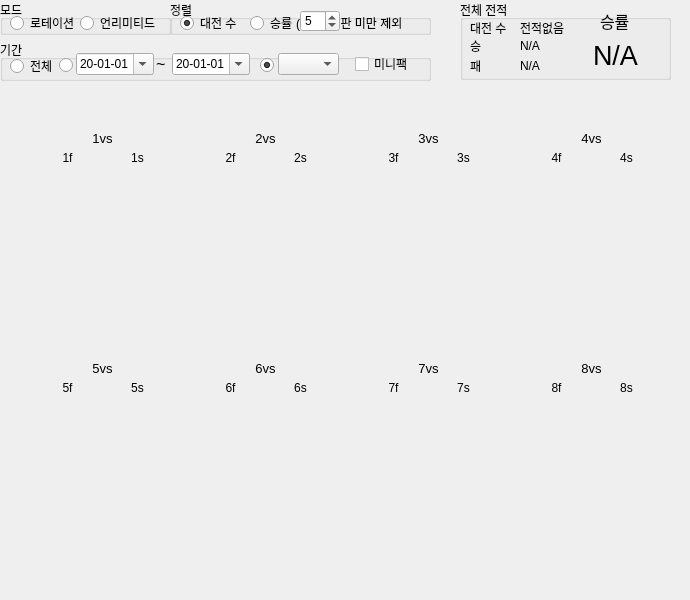
    <widget class="QWidget" name="tab_3">
     <attribute name="title">
      <string>덱별 승률</string>
     </attribute>
     <widget class="QGroupBox" name="groupBox_44">
      <property name="geometry">
       <rect>
        <x>0</x>
        <y>40</y>
        <width>431</width>
        <height>41</height>
       </rect>
      </property>
      <property name="title">
       <string>기간</string>
      </property>
      <widget class="QRadioButton" name="radioDeckPeriod">
       <property name="geometry">
        <rect>
         <x>59</x>
         <y>10</y>
         <width>181</width>
         <height>31</height>
        </rect>
       </property>
       <property name="text">
        <string/>
       </property>
      </widget>
      <widget class="QDateEdit" name="dateDeckStart">
       <property name="geometry">
        <rect>
         <x>76</x>
         <y>13</y>
         <width>78</width>
         <height>22</height>
        </rect>
       </property>
       <property name="dateTime">
        <datetime>
         <hour>0</hour>
         <minute>0</minute>
         <second>0</second>
         <year>2020</year>
         <month>1</month>
         <day>1</day>
        </datetime>
       </property>
       <property name="displayFormat">
        <string>yy-MM-dd</string>
       </property>
       <property name="calendarPopup">
        <bool>true</bool>
       </property>
       <property name="date">
        <date>
         <year>2020</year>
         <month>1</month>
         <day>1</day>
        </date>
       </property>
      </widget>
      <widget class="QLabel" name="label_129">
       <property name="geometry">
        <rect>
         <x>156</x>
         <y>16</y>
         <width>16</width>
         <height>16</height>
        </rect>
       </property>
       <property name="font">
        <font>
         <pointsize>12</pointsize>
        </font>
       </property>
       <property name="text">
        <string>~</string>
       </property>
      </widget>
      <widget class="QDateEdit" name="dateDeckEnd">
       <property name="geometry">
        <rect>
         <x>172</x>
         <y>13</y>
         <width>78</width>
         <height>22</height>
        </rect>
       </property>
       <property name="dateTime">
        <datetime>
         <hour>0</hour>
         <minute>0</minute>
         <second>0</second>
         <year>2020</year>
         <month>1</month>
         <day>1</day>
        </datetime>
       </property>
       <property name="displayFormat">
        <string>yy-MM-dd</string>
       </property>
       <property name="calendarPopup">
        <bool>true</bool>
       </property>
       <property name="date">
        <date>
         <year>2020</year>
         <month>1</month>
         <day>1</day>
        </date>
       </property>
      </widget>
      <widget class="QRadioButton" name="radioDeckAll">
       <property name="geometry">
        <rect>
         <x>10</x>
         <y>18</y>
         <width>51</width>
         <height>16</height>
        </rect>
       </property>
       <property name="text">
        <string>전체</string>
       </property>
       <property name="checked">
        <bool>false</bool>
       </property>
      </widget>
      <widget class="QRadioButton" name="radioDeckCP">
       <property name="geometry">
        <rect>
         <x>260</x>
         <y>15</y>
         <width>171</width>
         <height>21</height>
        </rect>
       </property>
       <property name="text">
        <string/>
       </property>
       <property name="checked">
        <bool>true</bool>
       </property>
      </widget>
      <widget class="QComboBox" name="combodcp">
       <property name="geometry">
        <rect>
         <x>278</x>
         <y>13</y>
         <width>61</width>
         <height>22</height>
        </rect>
       </property>
      </widget>
      <widget class="QCheckBox" name="checkdmini">
       <property name="geometry">
        <rect>
         <x>355</x>
         <y>16</y>
         <width>71</width>
         <height>16</height>
        </rect>
       </property>
       <property name="text">
        <string>미니팩</string>
       </property>
      </widget>
     </widget>
     <widget class="QGroupBox" name="groupBox_25">
      <property name="geometry">
       <rect>
        <x>0</x>
        <y>0</y>
        <width>171</width>
        <height>35</height>
       </rect>
      </property>
      <property name="title">
       <string>모드</string>
      </property>
      <widget class="QRadioButton" name="radioDeckRota">
       <property name="geometry">
        <rect>
         <x>10</x>
         <y>15</y>
         <width>71</width>
         <height>16</height>
        </rect>
       </property>
       <property name="text">
        <string>로테이션</string>
       </property>
      </widget>
      <widget class="QRadioButton" name="radioDeckUnli">
       <property name="geometry">
        <rect>
         <x>80</x>
         <y>15</y>
         <width>81</width>
         <height>16</height>
        </rect>
       </property>
       <property name="text">
        <string>언리미티드</string>
       </property>
      </widget>
     </widget>
     <widget class="QGroupBox" name="groupBox_26">
      <property name="geometry">
       <rect>
        <x>170</x>
        <y>0</y>
        <width>261</width>
        <height>35</height>
       </rect>
      </property>
      <property name="title">
       <string>정렬</string>
      </property>
      <widget class="QRadioButton" name="radioDeckRate">
       <property name="geometry">
        <rect>
         <x>80</x>
         <y>15</y>
         <width>51</width>
         <height>16</height>
        </rect>
       </property>
       <property name="text">
        <string>승률</string>
       </property>
      </widget>
      <widget class="QRadioButton" name="radioDeckVS">
       <property name="geometry">
        <rect>
         <x>10</x>
         <y>15</y>
         <width>61</width>
         <height>16</height>
        </rect>
       </property>
       <property name="text">
        <string>대전 수</string>
       </property>
       <property name="checked">
        <bool>true</bool>
       </property>
      </widget>
      <widget class="QLabel" name="label_82">
       <property name="geometry">
        <rect>
         <x>126</x>
         <y>15</y>
         <width>121</width>
         <height>16</height>
        </rect>
       </property>
       <property name="text">
        <string>(          ) 판 미만 제외</string>
       </property>
      </widget>
      <widget class="QSpinBox" name="spinBox">
       <property name="geometry">
        <rect>
         <x>130</x>
         <y>10</y>
         <width>40</width>
         <height>22</height>
        </rect>
       </property>
       <property name="minimum">
        <number>1</number>
       </property>
       <property name="maximum">
        <number>50</number>
       </property>
       <property name="value">
        <number>5</number>
       </property>
      </widget>
     </widget>
     <widget class="QGroupBox" name="groupDeckRecord">
      <property name="geometry">
       <rect>
        <x>460</x>
        <y>0</y>
        <width>211</width>
        <height>80</height>
       </rect>
      </property>
      <property name="title">
       <string>전체 전적</string>
      </property>
      <widget class="QLabel" name="label_18">
       <property name="geometry">
        <rect>
         <x>10</x>
         <y>20</y>
         <width>41</width>
         <height>16</height>
        </rect>
       </property>
       <property name="text">
        <string>대전 수</string>
       </property>
      </widget>
      <widget class="QLabel" name="label_19">
       <property name="geometry">
        <rect>
         <x>10</x>
         <y>40</y>
         <width>56</width>
         <height>12</height>
        </rect>
       </property>
       <property name="text">
        <string>승</string>
       </property>
      </widget>
      <widget class="QLabel" name="label_21">
       <property name="geometry">
        <rect>
         <x>10</x>
         <y>60</y>
         <width>56</width>
         <height>12</height>
        </rect>
       </property>
       <property name="text">
        <string>패</string>
       </property>
      </widget>
      <widget class="QLabel" name="label_24">
       <property name="geometry">
        <rect>
         <x>140</x>
         <y>10</y>
         <width>31</width>
         <height>21</height>
        </rect>
       </property>
       <property name="font">
        <font>
         <pointsize>12</pointsize>
        </font>
       </property>
       <property name="text">
        <string>승률</string>
       </property>
      </widget>
      <widget class="QLabel" name="DeckWinRate">
       <property name="geometry">
        <rect>
         <x>110</x>
         <y>40</y>
         <width>91</width>
         <height>31</height>
        </rect>
       </property>
       <property name="font">
        <font>
         <pointsize>20</pointsize>
        </font>
       </property>
       <property name="text">
        <string>N/A</string>
       </property>
       <property name="alignment">
        <set>Qt::AlignCenter</set>
       </property>
      </widget>
      <widget class="QLabel" name="DeckVS">
       <property name="geometry">
        <rect>
         <x>60</x>
         <y>20</y>
         <width>56</width>
         <height>16</height>
        </rect>
       </property>
       <property name="text">
        <string>전적없음</string>
       </property>
      </widget>
      <widget class="QLabel" name="DeckWin">
       <property name="geometry">
        <rect>
         <x>60</x>
         <y>40</y>
         <width>56</width>
         <height>12</height>
        </rect>
       </property>
       <property name="text">
        <string>N/A</string>
       </property>
      </widget>
      <widget class="QLabel" name="DeckLose">
       <property name="geometry">
        <rect>
         <x>60</x>
         <y>60</y>
         <width>56</width>
         <height>12</height>
        </rect>
       </property>
       <property name="text">
        <string>N/A</string>
       </property>
      </widget>
     </widget>
     <widget class="QLabel" name="Deck1VSCount">
      <property name="geometry">
       <rect>
        <x>32</x>
        <y>130</y>
        <width>141</width>
        <height>16</height>
       </rect>
      </property>
      <property name="font">
       <font>
        <pointsize>10</pointsize>
       </font>
      </property>
      <property name="text">
       <string>1vs</string>
      </property>
      <property name="alignment">
       <set>Qt::AlignCenter</set>
      </property>
     </widget>
     <widget class="QLabel" name="Deck1First">
      <property name="geometry">
       <rect>
        <x>35</x>
        <y>150</y>
        <width>65</width>
        <height>16</height>
       </rect>
      </property>
      <property name="font">
       <font>
        <pointsize>9</pointsize>
       </font>
      </property>
      <property name="text">
       <string>1f</string>
      </property>
      <property name="alignment">
       <set>Qt::AlignCenter</set>
      </property>
     </widget>
     <widget class="QWidget" name="verticalLayoutWidget_14">
      <property name="geometry">
       <rect>
        <x>10</x>
        <y>90</y>
        <width>671</width>
        <height>501</height>
       </rect>
      </property>
      <layout class="QVBoxLayout" name="DeckLayout1">
       <property name="spacing">
        <number>1</number>
       </property>
      </layout>
     </widget>
     <widget class="QLabel" name="Deck1Second">
      <property name="geometry">
       <rect>
        <x>105</x>
        <y>150</y>
        <width>65</width>
        <height>16</height>
       </rect>
      </property>
      <property name="font">
       <font>
        <pointsize>9</pointsize>
       </font>
      </property>
      <property name="text">
       <string>1s</string>
      </property>
      <property name="alignment">
       <set>Qt::AlignCenter</set>
      </property>
     </widget>
     <widget class="QLabel" name="Deck2Second">
      <property name="geometry">
       <rect>
        <x>268</x>
        <y>150</y>
        <width>65</width>
        <height>16</height>
       </rect>
      </property>
      <property name="font">
       <font>
        <pointsize>9</pointsize>
       </font>
      </property>
      <property name="text">
       <string>2s</string>
      </property>
      <property name="alignment">
       <set>Qt::AlignCenter</set>
      </property>
     </widget>
     <widget class="QLabel" name="Deck2First">
      <property name="geometry">
       <rect>
        <x>198</x>
        <y>150</y>
        <width>65</width>
        <height>16</height>
       </rect>
      </property>
      <property name="font">
       <font>
        <pointsize>9</pointsize>
       </font>
      </property>
      <property name="text">
       <string>2f</string>
      </property>
      <property name="alignment">
       <set>Qt::AlignCenter</set>
      </property>
     </widget>
     <widget class="QLabel" name="Deck2VSCount">
      <property name="geometry">
       <rect>
        <x>195</x>
        <y>130</y>
        <width>141</width>
        <height>16</height>
       </rect>
      </property>
      <property name="font">
       <font>
        <pointsize>10</pointsize>
       </font>
      </property>
      <property name="text">
       <string>2vs</string>
      </property>
      <property name="alignment">
       <set>Qt::AlignCenter</set>
      </property>
     </widget>
     <widget class="QLabel" name="Deck3Second">
      <property name="geometry">
       <rect>
        <x>431</x>
        <y>150</y>
        <width>65</width>
        <height>16</height>
       </rect>
      </property>
      <property name="font">
       <font>
        <pointsize>9</pointsize>
       </font>
      </property>
      <property name="text">
       <string>3s</string>
      </property>
      <property name="alignment">
       <set>Qt::AlignCenter</set>
      </property>
     </widget>
     <widget class="QLabel" name="Deck3VSCount">
      <property name="geometry">
       <rect>
        <x>358</x>
        <y>130</y>
        <width>141</width>
        <height>16</height>
       </rect>
      </property>
      <property name="font">
       <font>
        <pointsize>10</pointsize>
       </font>
      </property>
      <property name="text">
       <string>3vs</string>
      </property>
      <property name="alignment">
       <set>Qt::AlignCenter</set>
      </property>
     </widget>
     <widget class="QLabel" name="Deck3First">
      <property name="geometry">
       <rect>
        <x>361</x>
        <y>150</y>
        <width>65</width>
        <height>16</height>
       </rect>
      </property>
      <property name="font">
       <font>
        <pointsize>9</pointsize>
       </font>
      </property>
      <property name="text">
       <string>3f</string>
      </property>
      <property name="alignment">
       <set>Qt::AlignCenter</set>
      </property>
     </widget>
     <widget class="QLabel" name="Deck4Second">
      <property name="geometry">
       <rect>
        <x>594</x>
        <y>150</y>
        <width>65</width>
        <height>16</height>
       </rect>
      </property>
      <property name="font">
       <font>
        <pointsize>9</pointsize>
       </font>
      </property>
      <property name="text">
       <string>4s</string>
      </property>
      <property name="alignment">
       <set>Qt::AlignCenter</set>
      </property>
     </widget>
     <widget class="QLabel" name="Deck4VSCount">
      <property name="geometry">
       <rect>
        <x>521</x>
        <y>130</y>
        <width>141</width>
        <height>16</height>
       </rect>
      </property>
      <property name="font">
       <font>
        <pointsize>10</pointsize>
       </font>
      </property>
      <property name="text">
       <string>4vs</string>
      </property>
      <property name="alignment">
       <set>Qt::AlignCenter</set>
      </property>
     </widget>
     <widget class="QLabel" name="Deck4First">
      <property name="geometry">
       <rect>
        <x>524</x>
        <y>150</y>
        <width>65</width>
        <height>16</height>
       </rect>
      </property>
      <property name="font">
       <font>
        <pointsize>9</pointsize>
       </font>
      </property>
      <property name="text">
       <string>4f</string>
      </property>
      <property name="alignment">
       <set>Qt::AlignCenter</set>
      </property>
     </widget>
     <widget class="QLabel" name="Deck5Second">
      <property name="geometry">
       <rect>
        <x>105</x>
        <y>380</y>
        <width>65</width>
        <height>16</height>
       </rect>
      </property>
      <property name="font">
       <font>
        <pointsize>9</pointsize>
       </font>
      </property>
      <property name="text">
       <string>5s</string>
      </property>
      <property name="alignment">
       <set>Qt::AlignCenter</set>
      </property>
     </widget>
     <widget class="QLabel" name="Deck5First">
      <property name="geometry">
       <rect>
        <x>35</x>
        <y>380</y>
        <width>65</width>
        <height>16</height>
       </rect>
      </property>
      <property name="font">
       <font>
        <pointsize>9</pointsize>
       </font>
      </property>
      <property name="text">
       <string>5f</string>
      </property>
      <property name="alignment">
       <set>Qt::AlignCenter</set>
      </property>
     </widget>
     <widget class="QLabel" name="Deck5VSCount">
      <property name="geometry">
       <rect>
        <x>32</x>
        <y>360</y>
        <width>141</width>
        <height>16</height>
       </rect>
      </property>
      <property name="font">
       <font>
        <pointsize>10</pointsize>
       </font>
      </property>
      <property name="text">
       <string>5vs</string>
      </property>
      <property name="alignment">
       <set>Qt::AlignCenter</set>
      </property>
     </widget>
     <widget class="QLabel" name="Deck6Second">
      <property name="geometry">
       <rect>
        <x>268</x>
        <y>380</y>
        <width>65</width>
        <height>16</height>
       </rect>
      </property>
      <property name="font">
       <font>
        <pointsize>9</pointsize>
       </font>
      </property>
      <property name="text">
       <string>6s</string>
      </property>
      <property name="alignment">
       <set>Qt::AlignCenter</set>
      </property>
     </widget>
     <widget class="QLabel" name="Deck6First">
      <property name="geometry">
       <rect>
        <x>198</x>
        <y>380</y>
        <width>65</width>
        <height>16</height>
       </rect>
      </property>
      <property name="font">
       <font>
        <pointsize>9</pointsize>
       </font>
      </property>
      <property name="text">
       <string>6f</string>
      </property>
      <property name="alignment">
       <set>Qt::AlignCenter</set>
      </property>
     </widget>
     <widget class="QLabel" name="Deck6VSCount">
      <property name="geometry">
       <rect>
        <x>195</x>
        <y>360</y>
        <width>141</width>
        <height>16</height>
       </rect>
      </property>
      <property name="font">
       <font>
        <pointsize>10</pointsize>
       </font>
      </property>
      <property name="text">
       <string>6vs</string>
      </property>
      <property name="alignment">
       <set>Qt::AlignCenter</set>
      </property>
     </widget>
     <widget class="QLabel" name="Deck7Second">
      <property name="geometry">
       <rect>
        <x>431</x>
        <y>380</y>
        <width>65</width>
        <height>16</height>
       </rect>
      </property>
      <property name="font">
       <font>
        <pointsize>9</pointsize>
       </font>
      </property>
      <property name="text">
       <string>7s</string>
      </property>
      <property name="alignment">
       <set>Qt::AlignCenter</set>
      </property>
     </widget>
     <widget class="QLabel" name="Deck7VSCount">
      <property name="geometry">
       <rect>
        <x>358</x>
        <y>360</y>
        <width>141</width>
        <height>16</height>
       </rect>
      </property>
      <property name="font">
       <font>
        <pointsize>10</pointsize>
       </font>
      </property>
      <property name="text">
       <string>7vs</string>
      </property>
      <property name="alignment">
       <set>Qt::AlignCenter</set>
      </property>
     </widget>
     <widget class="QLabel" name="Deck7First">
      <property name="geometry">
       <rect>
        <x>361</x>
        <y>380</y>
        <width>65</width>
        <height>16</height>
       </rect>
      </property>
      <property name="font">
       <font>
        <pointsize>9</pointsize>
       </font>
      </property>
      <property name="text">
       <string>7f</string>
      </property>
      <property name="alignment">
       <set>Qt::AlignCenter</set>
      </property>
     </widget>
     <widget class="QLabel" name="Deck8Second">
      <property name="geometry">
       <rect>
        <x>594</x>
        <y>380</y>
        <width>65</width>
        <height>16</height>
       </rect>
      </property>
      <property name="font">
       <font>
        <pointsize>9</pointsize>
       </font>
      </property>
      <property name="text">
       <string>8s</string>
      </property>
      <property name="alignment">
       <set>Qt::AlignCenter</set>
      </property>
     </widget>
     <widget class="QLabel" name="Deck8First">
      <property name="geometry">
       <rect>
        <x>524</x>
        <y>380</y>
        <width>65</width>
        <height>16</height>
       </rect>
      </property>
      <property name="font">
       <font>
        <pointsize>9</pointsize>
       </font>
      </property>
      <property name="text">
       <string>8f</string>
      </property>
      <property name="alignment">
       <set>Qt::AlignCenter</set>
      </property>
     </widget>
     <widget class="QLabel" name="Deck8VSCount">
      <property name="geometry">
       <rect>
        <x>521</x>
        <y>360</y>
        <width>141</width>
        <height>16</height>
       </rect>
      </property>
      <property name="font">
       <font>
        <pointsize>10</pointsize>
       </font>
      </property>
      <property name="text">
       <string>8vs</string>
      </property>
      <property name="alignment">
       <set>Qt::AlignCenter</set>
      </property>
     </widget>
     <zorder>groupBox_44</zorder>
     <zorder>groupBox_25</zorder>
     <zorder>groupBox_26</zorder>
     <zorder>groupDeckRecord</zorder>
     <zorder>verticalLayoutWidget_14</zorder>
     <zorder>Deck7VSCount</zorder>
     <zorder>Deck8First</zorder>
     <zorder>Deck1First</zorder>
     <zorder>Deck6First</zorder>
     <zorder>Deck2VSCount</zorder>
     <zorder>Deck4First</zorder>
     <zorder>Deck7Second</zorder>
     <zorder>Deck8VSCount</zorder>
     <zorder>Deck5Second</zorder>
     <zorder>Deck7First</zorder>
     <zorder>Deck8Second</zorder>
     <zorder>Deck4VSCount</zorder>
     <zorder>Deck5VSCount</zorder>
     <zorder>Deck4Second</zorder>
     <zorder>Deck6Second</zorder>
     <zorder>Deck1VSCount</zorder>
     <zorder>Deck2First</zorder>
     <zorder>Deck3VSCount</zorder>
     <zorder>Deck1Second</zorder>
     <zorder>Deck3Second</zorder>
     <zorder>Deck2Second</zorder>
     <zorder>Deck5First</zorder>
     <zorder>Deck6VSCount</zorder>
     <zorder>Deck3First</zorder>
    </widget>
